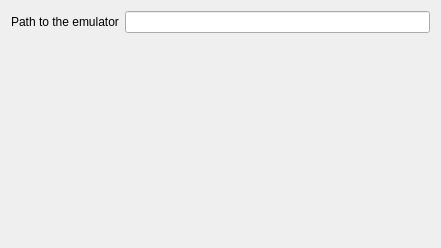
<?xml version="1.0" encoding="UTF-8"?>
<ui version="4.0">
 <class>SettingsMisc</class>
 <widget class="QWidget" name="SettingsMisc">
  <property name="geometry">
   <rect>
    <x>0</x>
    <y>0</y>
    <width>441</width>
    <height>248</height>
   </rect>
  </property>
  <property name="windowTitle">
   <string>Form</string>
  </property>
  <layout class="QFormLayout" name="formLayout_2">
   <item row="1" column="0">
    <layout class="QFormLayout" name="formLayout"/>
   </item>
   <item row="0" column="0">
    <widget class="QLabel" name="label">
     <property name="text">
      <string>Path to the emulator</string>
     </property>
    </widget>
   </item>
   <item row="0" column="1">
    <widget class="QLineEdit" name="lePathToEm">
     <property name="readOnly">
      <bool>true</bool>
     </property>
     <property name="cursorMoveStyle">
      <enum>Qt::VisualMoveStyle</enum>
     </property>
     <property name="clearButtonEnabled">
      <bool>false</bool>
     </property>
    </widget>
   </item>
  </layout>
 </widget>
 <resources/>
 <connections/>
</ui>
